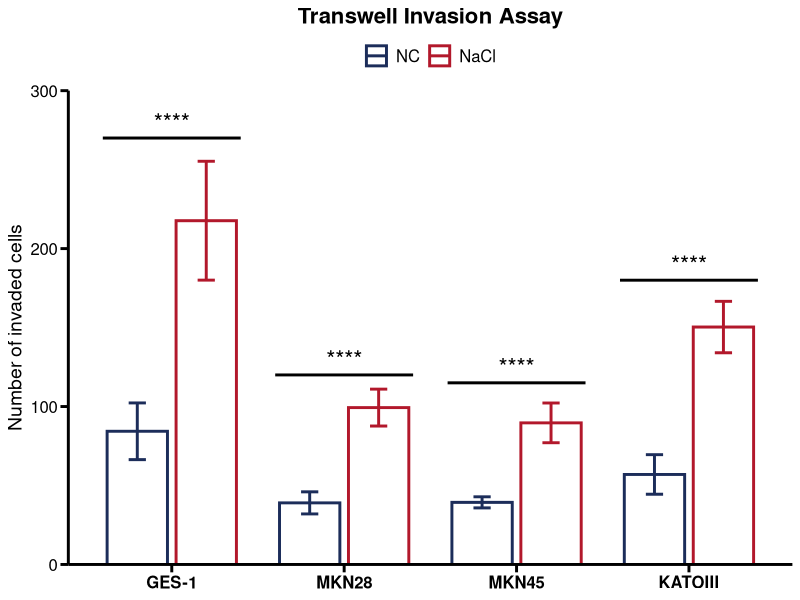
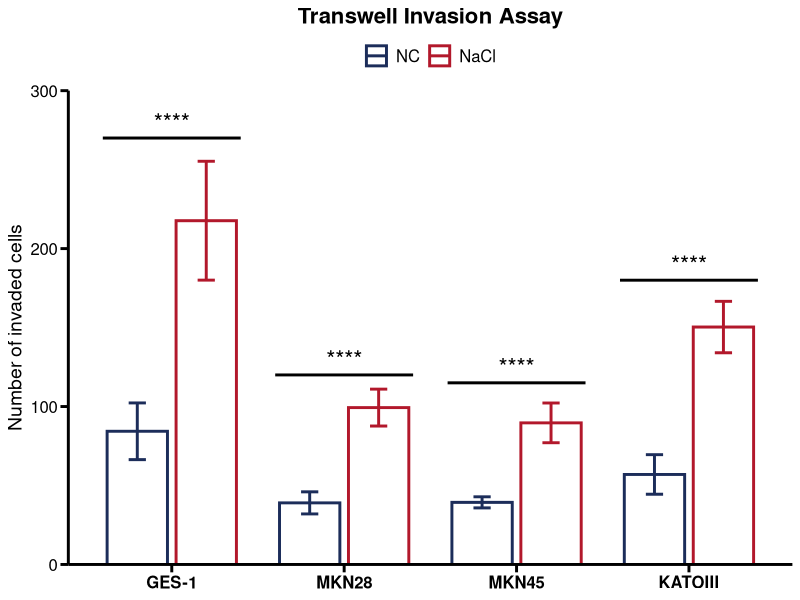

Source code (R) for these figures, in order:
# ============================================================
# Transwell invasion assay (Table S2): Bar plot with SD and
# significance annotations (NC vs NaCl) across four cell lines
# Output: Transwell_4CellLines_Wider.pdf
# ============================================================

# -----------------------------
# 0) Packages
# -----------------------------
if (!requireNamespace("ggplot2", quietly = TRUE)) install.packages("ggplot2")
library(ggplot2)

# -----------------------------
# 1) Data (Table S2 - Transwell invasion)
# -----------------------------
plot_data <- data.frame(
  CellLine = factor(
    rep(c("GES-1", "MKN28", "MKN45", "KATOIII"), each = 2),
    levels = c("GES-1", "MKN28", "MKN45", "KATOIII")
  ),
  Group = factor(rep(c("NC", "NaCl"), times = 4), levels = c("NC", "NaCl")),
  Mean = c(
    84.33, 217.67,  # GES-1
    39.00, 99.33,   # MKN28
    39.33, 89.67,   # MKN45
    57.00, 150.33   # KATOIII
  ),
  SD = c(
    17.95, 37.63,   # GES-1
    7.00, 11.68,    # MKN28
    3.51, 12.58,    # MKN45
    12.53, 16.29    # KATOIII
  )
)

# -----------------------------
# 2) Aesthetics
# -----------------------------
color_palette <- c("NC" = "#1c2d5a", "NaCl" = "#b2182b")

# Significance labels (manual; replace with your exact p-value symbols if needed)
sig_labels <- rep("****", 4)

# Positions for significance bars (manually tuned to match y-range)
sig_y <- c(270, 120, 115, 180)   # bar y-positions for each cell line
sig_y_text <- sig_y + 10         # text y-positions

# -----------------------------
# 3) Plot
# -----------------------------
p <- ggplot(plot_data, aes(x = CellLine, y = Mean, color = Group, group = Group)) +

  # Bars (outlined, white fill)
  geom_bar(
    stat = "identity",
    fill = "white",
    linewidth = 1,
    position = position_dodge(width = 0.8),
    width = 0.7
  ) +

  # Error bars (Mean ± SD)
  geom_errorbar(
    aes(ymin = Mean - SD, ymax = Mean + SD),
    position = position_dodge(width = 0.8),
    width = 0.2,
    linewidth = 1
  ) +

  # Significance bars (manual segments across each paired group)
  annotate(
    "segment",
    x = c(0.6, 1.6, 2.6, 3.6),
    xend = c(1.4, 2.4, 3.4, 4.4),
    y = sig_y,
    yend = sig_y,
    linewidth = 1,
    color = "black"
  ) +
  annotate(
    "text",
    x = c(1, 2, 3, 4),
    y = sig_y_text,
    label = sig_labels,
    size = 6,
    color = "black"
  ) +

  # Scales and labels
  scale_color_manual(values = color_palette) +
  scale_y_continuous(expand = c(0, 0), limits = c(0, 300)) +
  labs(
    x = NULL,
    y = "Number of invaded cells",
    title = "Transwell Invasion Assay"
  ) +

  # Theme
  theme_classic() +
  theme(
    legend.position = "top",
    legend.title = element_blank(),
    legend.text = element_text(size = 12),

    axis.line = element_line(linewidth = 1, color = "black"),
    axis.ticks = element_line(linewidth = 1, color = "black"),
    axis.ticks.length = unit(0.2, "cm"),

    axis.text.x = element_text(size = 12, color = "black", face = "bold"),
    axis.text.y = element_text(size = 12, color = "black"),
    axis.title.y = element_text(size = 14, color = "black"),
    plot.title = element_text(hjust = 0.5, size = 16, face = "bold")
  )

print(p)

# -----------------------------
# 4) Save
# -----------------------------
ggsave(
  filename = "Transwell_4CellLines_Wider.pdf",
  plot = p,
  width = 6,
  height = 5
)
